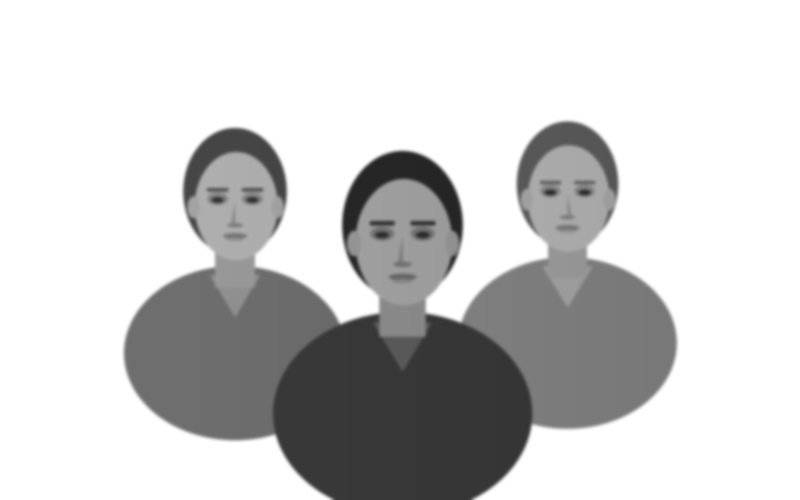
#> input picture assets/placeholder-portrait.png, 1600 x 1000 px (shown at 1/2 size); its folder holds only this picture in this run
$ python cube_halftone.py
#> lines starting #> are read from the running program, lines starting #| are printed output that depends on the picture; after the words box and inside, x2 and y2 are one past the last pixel; in counts of white or black regions, pixels touching at a corner belong together
#!/usr/bin/env python3
"""
Isometric cube halftone — qure.ai brand graphic generator.

Renders a grayscale portrait as a halftone screen in which every dot is a
small flat isometric cube sitting on a fine isometric floor grid.
Tone comes ONLY from cube size (6 stepped levels); face shading is kept
deliberately low-contrast.

    python3 scripts/cube_halftone.py

Inputs : assets/source-portrait.png   (falls back to assets/placeholder-portrait.png)
Outputs: output/cube-halftone.svg      (layers: background, grid, cubes, accents)
         output/cube-halftone@2x.png   (rendered from the SVG by headless Chromium)

Requires: Python 3, Pillow, numpy; Chromium for the PNG
(set CHROME_BIN; otherwise Playwright's headless shell / Chromium under
/opt/pw-browsers, then chromium / google-chrome on PATH, then macOS Chrome).
"""
import glob
import math
import os
import random
import shutil
import subprocess
import sys
from pathlib import Path

import numpy as np
from PIL import Image, ImageFilter

# =============================================================================
# TUNABLE PARAMETERS
# =============================================================================
ROOT = Path(__file__).resolve().parent.parent
SOURCE = ROOT / "assets" / "source-portrait.png"
SOURCE_FALLBACK = ROOT / "assets" / "placeholder-portrait.png"
OUT_SVG = ROOT / "output" / "cube-halftone.svg"
OUT_PNG = ROOT / "output" / "cube-halftone@2x.png"
PNG_SCALE = 2

SEED = 7                       # all randomness (dissolve, dither, accents)

# --- canvas & image placement -------------------------------------------------
CANVAS_W, CANVAS_H = 1600, 1000
BACKGROUND = "#FFFFFF"          # None -> transparent SVG/PNG background
IMAGE_FIT = "contain"           # "contain" | "cover"
IMAGE_SCALE = 1.0               # extra zoom on top of the fit
IMAGE_OFFSET = (0.0, 0.0)       # shift in canvas px after fitting
SOURCE_BLACK, SOURCE_WHITE = 0.0, 1.0   # input levels (0..1 luminance)

# --- isometric grid -------------------------------------------------------------
# True isometric (30°), same projection as qlens-tech.html. Not meant to be changed:
# the merged-layer occlusion handling below is derived for 30°.
ISO_ANGLE_DEG = 30.0
CELL = 10.0                     # grid edge length along an iso axis (px @1x)
GRID_COLOR = "#D9D9FF"          # Ambitious Lavender
GRID_OPACITY = 0.45
GRID_WIDTH = 1.0
GRID_FADE_INNER = 0.55          # radial fade: full opacity inside this radius…
GRID_FADE_OUTER = 1.02          # …to 0 at this radius (1 = canvas half-diagonal ellipse)

# --- halftone mapping ----------------------------------------------------------
SAMPLE_BLUR = 0.55              # gaussian sigma, in cells (anti-alias the sampling)
SAMPLE_OFFSET_Y = 0.35          # sample above the node by this many cells (cube mass sits above its base)
GAMMA = 1.6                     # >1 keeps mid-tones light; only the darkest reach big cubes
LEVEL_SIZES = [0.0, 0.15, 0.30, 0.45, 0.60, 0.75]   # cube edge / CELL per level (max 0.75, see build())
LEVEL_THRESHOLDS = [0.10, 0.24, 0.40, 0.56, 0.72]   # darkness (after gamma) to enter level 1..5
DITHER = 0.05                   # ± ordered (4×4 Bayer, on the lattice) threshold offset; turns hard
                                # level contours into a regular screen pattern instead of banding

# --- cube faces (low contrast: tone reads from size, not shading) ---------------
TOP_COLOR = "#B9B8EE"
LEFT_COLOR = "#9896DD"
RIGHT_COLOR = "#7C7ACC"
CORNER_RADIUS = 0.5             # px; tiny vertex rounding, no outlines
ROUND_MIN_EDGE = 3.5            # px; smaller cubes skip rounding (invisible at that size, saves SVG bytes)

# --- accents ---------------------------------------------------------------------
ACCENT_COLOR = "#FF7869"        # Qure Peach, top face only
ACCENT_LEVELS = (4, 5)          # which size levels count as "the largest cubes"
ACCENT_FRACTION = 0.02          # share of those cubes that get a peach top
ACCENT_MIN_DIST = 6.0           # cells between accents (keeps them sparse)
ACCENT_DETAIL_SIGMA = 2.0       # cells; window for local-detail (std-dev) measure
ACCENT_DETAIL_MAX = 0.10        # no accent where local luminance std-dev exceeds this (facial features, edges)
ACCENT_EXCLUDE_ZONES = []       # extra no-accent ellipses, normalised canvas coords: (cx, cy, rx, ry)

# --- edge dissolve -------------------------------------------------------------------
FG_THRESHOLD = 0.05             # darkness that counts as "figure" for the silhouette mask
FG_CLOSE = 2.0                  # cells; morphological close of that mask so small highlights (skin, eyes) stay "figure"
EDGE_SIGMA = 3.5                # cells; width of the silhouette edge zone (inside and outside)
EDGE_HALO = 1.0                 # outside the silhouette, blurred tone leaks out at this gain -> stray small cubes
EDGE_SHRINK = 0.45              # tone multiplier right at the silhouette edge (ramps to 1 inside)
DISSOLVE_BELOW = 0.45           # only cubes lighter than this (gamma-darkness) may be skipped
DISSOLVE_STRENGTH = 0.92        # max skip probability at/outside the silhouette edge

# --- canvas-edge fade (composition) ----------------------------------------------------
EDGE_FADE = 0.22                # fraction of canvas width/height over which cubes fade out
EDGE_FADE_DISSOLVE = 0.9        # max random skipping at the canvas edge (any tone), ramps in smoothly

# =============================================================================

TAN = math.tan(math.radians(ISO_ANGLE_DEG))
COS = math.cos(math.radians(ISO_ANGLE_DEG))
SIN = math.sin(math.radians(ISO_ANGLE_DEG))


def smoothstep(e0, e1, x):
    t = np.clip((x - e0) / (e1 - e0), 0.0, 1.0)
    return t * t * (3 - 2 * t)


# ----------------------------------------------------------------------------- image
def load_luminance():
    src = SOURCE if SOURCE.exists() else SOURCE_FALLBACK
    if src != SOURCE:
        print(f"!! {SOURCE.relative_to(ROOT)} not found — using STAND-IN {src.relative_to(ROOT)}", file=sys.stderr)
    im = Image.open(src)
    if im.mode in ("RGBA", "LA"):                     # flatten transparency onto white
        bg = Image.new("RGBA", im.size, (255, 255, 255, 255))
        im = Image.alpha_composite(bg, im.convert("RGBA"))
    im = im.convert("L")
    sw, sh = im.size
    k = (min if IMAGE_FIT == "contain" else max)(CANVAS_W / sw, CANVAS_H / sh) * IMAGE_SCALE
    nw, nh = round(sw * k), round(sh * k)
    im = im.resize((nw, nh), Image.LANCZOS)
    canvas = Image.new("L", (CANVAS_W, CANVAS_H), 255)
    canvas.paste(im, (round((CANVAS_W - nw) / 2 + IMAGE_OFFSET[0]), round((CANVAS_H - nh) / 2 + IMAGE_OFFSET[1])))
    return canvas, src


def blur(arr, sigma_px):
    """Separable gaussian on a float array (edge-replicated)."""
    rad = max(1, int(math.ceil(3 * sigma_px)))
    k = np.exp(-0.5 * (np.arange(-rad, rad + 1) / sigma_px) ** 2)
    k /= k.sum()
    out = np.pad(arr.astype(np.float32), rad, mode="edge")
    out = np.apply_along_axis(lambda r: np.convolve(r, k, mode="valid"), 1, out)
    out = np.apply_along_axis(lambda c: np.convolve(c, k, mode="valid"), 0, out)
    return out.astype(np.float32)


def silhouette_mask(dark):
    """Binary figure mask, closed (dilate then erode) at quarter resolution so it does not grow."""
    q = 4
    im = Image.fromarray(((dark > FG_THRESHOLD) * 255).astype(np.uint8))
    small = im.resize((im.width // q, im.height // q), Image.BILINEAR).point(lambda v: 255 if v >= 128 else 0)
    size = max(3, int(round(FG_CLOSE * CELL / q)) | 1)
    small = small.filter(ImageFilter.MaxFilter(size)).filter(ImageFilter.MinFilter(size))
    return np.asarray(small.resize(im.size, Image.BILINEAR), dtype=np.float32) / 255.0


def bilinear(arr, x, y):
    h, w = arr.shape
    x = np.clip(x, 0, w - 1.001)
    y = np.clip(y, 0, h - 1.001)
    x0, y0 = np.floor(x).astype(int), np.floor(y).astype(int)
    fx, fy = x - x0, y - y0
    a, b = arr[y0, x0], arr[y0, x0 + 1]
    c, d = arr[y0 + 1, x0], arr[y0 + 1, x0 + 1]
    return (a * (1 - fx) + b * fx) * (1 - fy) + (c * (1 - fx) + d * fx) * fy


# ----------------------------------------------------------------------------- lattice
# Iso axes on screen: u = (cos30, sin30), v = (-cos30, sin30), both of length CELL.
UX, UY = COS * CELL, SIN * CELL
VX, VY = -COS * CELL, SIN * CELL
ORIGIN = (CANVAS_W / 2, CANVAS_H / 2)


def node_xy(i, j):
    return ORIGIN[0] + i * UX + j * VX, ORIGIN[1] + i * UY + j * VY


def lattice():
    # node (i, j): x = ox + (i - j)·cos·CELL, y = oy + (i + j)·sin·CELL
    pad = 2
    a_max = math.ceil((CANVAS_W / 2) / (COS * CELL)) + pad      # a = i - j
    b_max = math.ceil((CANVAS_H / 2) / (SIN * CELL)) + pad      # b = i + j
    nodes = []
    for b in range(-b_max, b_max + 1):
        for a in range(-a_max, a_max + 1):
            if (a + b) % 2:
                continue
            i, j = (a + b) // 2, (b - a) // 2
            x, y = node_xy(i, j)
            if -CELL <= x <= CANVAS_W + CELL and -CELL <= y <= CANVAS_H + 2 * CELL:
                nodes.append((i, j))
    return nodes


# ----------------------------------------------------------------------------- geometry
def cube_vertices(x, y, e):
    """Flat cube of edge e whose base rhombus is centred on (x, y)."""
    dx, dy = COS * e, SIN * e
    return {
        "F": (x, y + dy), "L": (x - dx, y), "R": (x + dx, y),
        "T": (x, y + dy - e), "TL": (x - dx, y - e), "TR": (x + dx, y - e), "TB": (x, y - dy - e),
    }


def clip_halfplane(poly, keep):
    """Sutherland–Hodgman against one half-plane; keep(p) -> signed value, >= 0 kept."""
    out = []
    n = len(poly)
    for k in range(n):
        p, q = poly[k], poly[(k + 1) % n]
        fp, fq = keep(p), keep(q)
        if fp >= 0:
            out.append(p)
        if (fp >= 0) != (fq >= 0):
            t = fp / (fp - fq)
            out.append((p[0] + t * (q[0] - p[0]), p[1] + t * (q[1] - p[1])))
    return out


class PathWriter:
    """Compact SVG path data: absolute M, relative l/q, 0.1 px precision, no drift."""

    def __init__(self):
        self.parts = []
        self.cx = self.cy = 0
        self.sx = self.sy = None   # start of the last subpath (current point after 'z')

    @staticmethod
    def q(v):
        return int(round(v * 10))

    @staticmethod
    def num(n10):
        s = f"{n10 / 10:.1f}".rstrip("0").rstrip(".")
        if s.startswith("0."):
            s = s[1:]
        elif s.startswith("-0."):
            s = "-" + s[2:]
        return s or "0"

    def _nums(self, vals):
        out, prev = "", ""
        for v in vals:
            t = self.num(v)
            # a separator is only needed when the next token would otherwise merge with the previous one
            if prev and not (t.startswith("-") or (t.startswith(".") and "." in prev)):
                out += " "
            out += t
            prev = t
        return out

    def move(self, p):
        x, y = self.q(p[0]), self.q(p[1])
        if self.sx is None:
            self.parts.append("M" + self._nums([x, y]))
        else:
            self.parts.append("m" + self._nums([x - self.cx, y - self.cy]))
        self.cx, self.cy = self.sx, self.sy = x, y

    def line(self, p):
        x, y = self.q(p[0]), self.q(p[1])
        dx, dy = x - self.cx, y - self.cy
        if dx == 0 and dy == 0:
            return
        if dx == 0:
            self.parts.append("v" + self.num(dy))
        elif dy == 0:
            self.parts.append("h" + self.num(dx))
        else:
            self.parts.append("l" + self._nums([dx, dy]))
        self.cx, self.cy = x, y

    def quad(self, c, p):
        cx, cy = self.q(c[0]), self.q(c[1])
        x, y = self.q(p[0]), self.q(p[1])
        self.parts.append("q" + self._nums([cx - self.cx, cy - self.cy, x - self.cx, y - self.cy]))
        self.cx, self.cy = x, y

    def close(self):
        self.parts.append("z")
        self.cx, self.cy = self.sx, self.sy

    def polygon(self, pts, rounded=None, r=0.0):
        """rounded: set of indices whose corner is rounded by r (cut back along both edges)."""
        rounded = rounded or set()
        n = len(pts)
        segs = []
        for k, v in enumerate(pts):
            if k in rounded and r > 0:
                p, nx = pts[k - 1], pts[(k + 1) % n]
                lp, ln = math.dist(v, p), math.dist(v, nx)
                rr = min(r, 0.45 * lp, 0.45 * ln)
                a = (v[0] + (p[0] - v[0]) * rr / lp, v[1] + (p[1] - v[1]) * rr / lp)
                b = (v[0] + (nx[0] - v[0]) * rr / ln, v[1] + (nx[1] - v[1]) * rr / ln)
                segs.append(("q", a, v, b))
            else:
                segs.append(("l", v))
        first = segs[0]
        self.move(first[1])
        if first[0] == "q":
            self.quad(first[2], first[3])
        for s in segs[1:]:
            self.line(s[1])
            if s[0] == "q":
                self.quad(s[2], s[3])
        self.close()

    def d(self):
        return "".join(self.parts)


# ----------------------------------------------------------------------------- main
def build():
    assert max(LEVEL_SIZES) <= 0.75 and ISO_ANGLE_DEG == 30.0, \
        "merged colour layers only occlude correctly for 30° iso and cube edge <= 0.75·CELL"
    lum_img, src = load_luminance()
#> in load_luminance, im is the input picture: PIL image 1600x1000 L; min 37, max 255, mean 206.2
    lum = np.asarray(lum_img, dtype=np.float32) / 255.0
    lum = np.clip((lum - SOURCE_BLACK) / max(1e-6, SOURCE_WHITE - SOURCE_BLACK), 0, 1)
    dark = 1.0 - lum
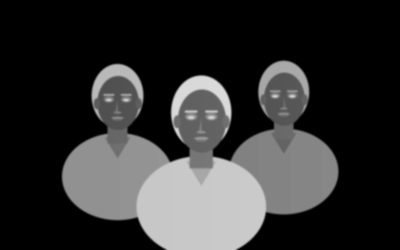
#> dark: shape (1000, 1600) float32 (shown at 1/4 size); min 0, max 0.855, mean 0.191

    dark_s = blur(dark, SAMPLE_BLUR * CELL)
    fg = blur(silhouette_mask(dark), EDGE_SIGMA * CELL)        # 1 inside, .5 on the edge, 0 outside
#> in silhouette_mask, `im = Image.fromarray(((dark > FG_THRESHOLD) * 255).astype(np.uint8))`:
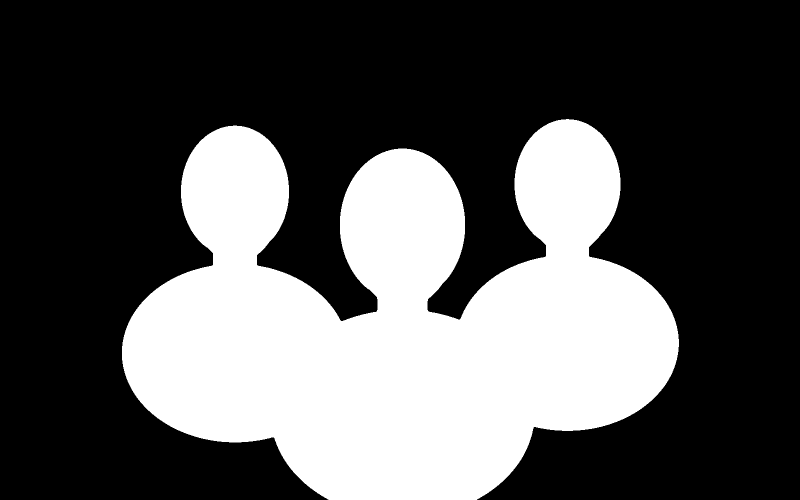
#> im: PIL image 1600x1000 L (shown at 1/2 size); 33.1% white; 1 white region, box (x1, y1, x2, y2) and area: (244, 238, 1358, 1000) 529365
#> in silhouette_mask, `small = im.resize((im.width // q, im.height // q), Image.BILINEAR).poi..`:
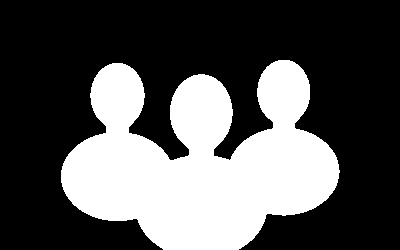
#> small: PIL image 400x250 L; 33.1% white; 1 white region, box (x1, y1, x2, y2) and area: (61, 60, 340, 250) 33115
    halo = blur(np.power(dark, GAMMA), EDGE_SIGMA * CELL)
#> call 3 of blur, with sigma_px = 35
#> in blur (call 3), `out = np.apply_along_axis(lambda c: np.convolve(c, k, mode="valid"), 0..`:
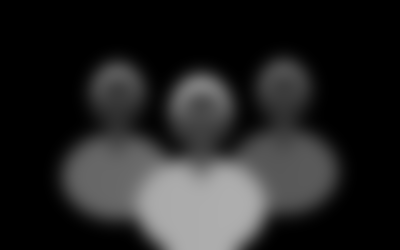
#> out: shape (1000, 1600) float64 (shown at 1/4 size); min 0, max 0.684, mean 0.144
    mean = blur(lum, ACCENT_DETAIL_SIGMA * CELL)
#> call 4 of blur, with sigma_px = 20
#> in blur (call 4), `out = np.pad(arr.astype(np.float32), rad, mode="edge")`:
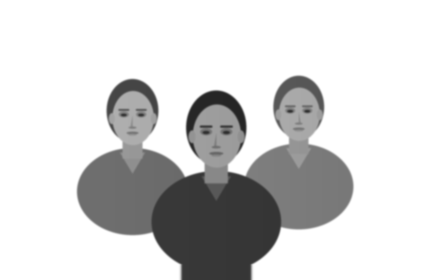
#> out: shape (1120, 1720) float32 (shown at 1/4 size); min 0.145, max 1, mean 0.834
#> in blur (call 4), `out = np.apply_along_axis(lambda r: np.convolve(r, k, mode="valid"), 1..`:
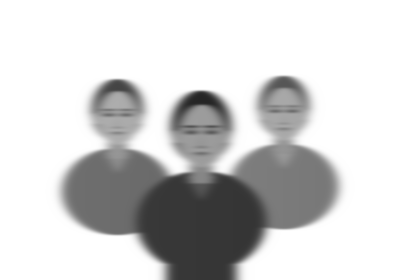
#> out: shape (1120, 1600) float64 (shown at 1/4 size); min 0.147, max 1, mean 0.822
#> in blur (call 4), `out = np.apply_along_axis(lambda c: np.convolve(c, k, mode="valid"), 0..`:
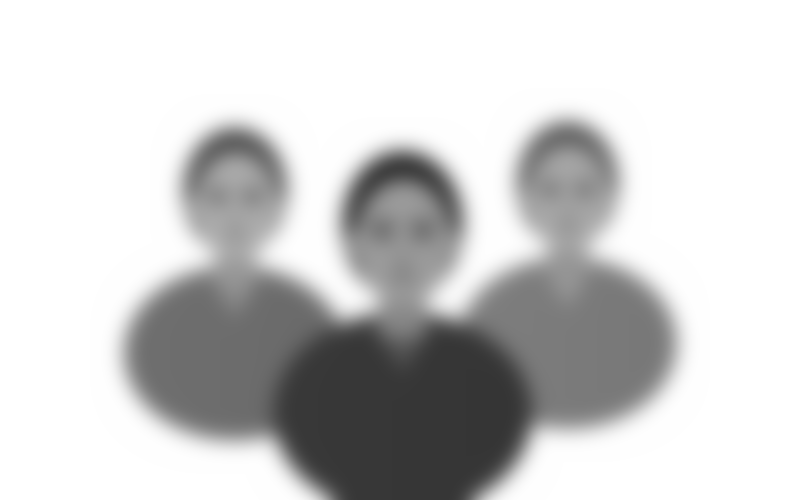
#> out: shape (1000, 1600) float64 (shown at 1/2 size); min 0.209, max 1, mean 0.809
    var = np.maximum(blur(lum * lum, ACCENT_DETAIL_SIGMA * CELL) - mean * mean, 0)
#> (the rest of the program and of its run is left out)
